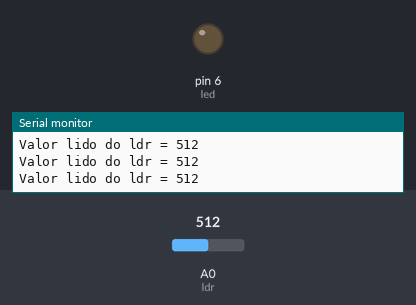
The sketch below on a simulated Arduino Uno, built with avr-gcc and run on an emulated ATmega328P. On the bench: output pins drawn as LEDs (lit = HIGH), the last lines printed to the serial monitor. The test bench sets the inputs (shaded band); at power-on: A0 (ldr) = 512.

Above: at 1.2 s.
1.3 s: A0 (ldr) set to 66
4.3 s: A0 (ldr) set to 53
At 6.6 s:
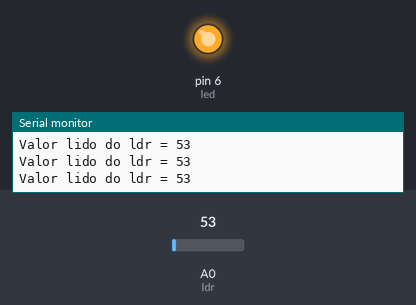
7.3 s: A0 (ldr) set to 70
At 8.2 s:
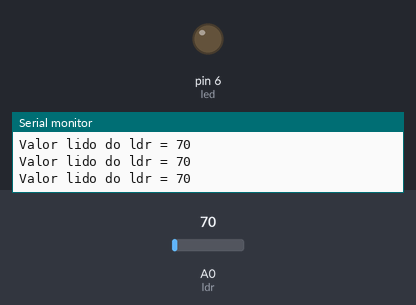
10.3 s: A0 (ldr) set to 50
At 10.67 s:
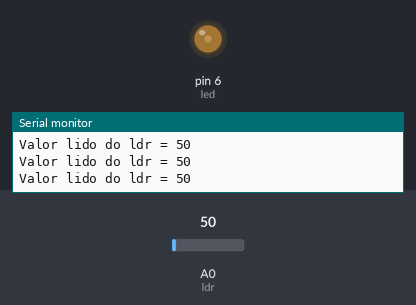
13.3 s: A0 (ldr) set to 1023
At 14.5 s:
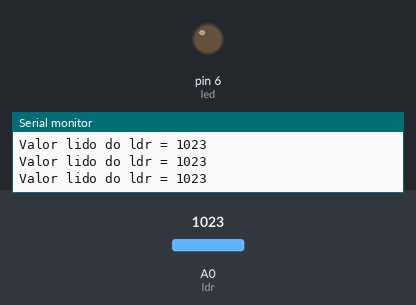
Timing chart, 0 to 15.8 s (numbered marks = the images above; inputs shaded):
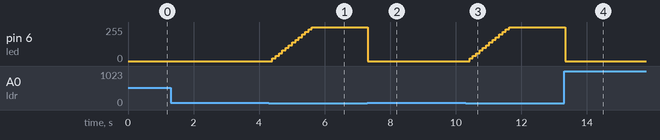

Measured:
- the behaviour switches between 60 and 59 on A0 (ldr) (found by bisection; images 0 and 1)
- after the input at 4.3 s, pin 6 (led): moves from 0/255 to 255/255 over 1.2 s, starting after 0.11 s
- after the input at 7.3 s, pin 6 (led): 255/255 → 0/255 at once
- after the input at 10.3 s, pin 6 (led): moves from 0/255 to 255/255 over 1.2 s, starting after 0.12 s
- after the input at 13.3 s, pin 6 (led): 255/255 → 0/255 at once

The sketch:

sensor-iluminacao.ino
```cpp
const int ldr = 0 ;
const int led = 6 ;
int read_value = 0 ;
int pwm = 0 ;

void setup() {
  Serial.begin( 9600 ) ;
  pinMode( led , OUTPUT ) ;
}

void loop() {
  read_value = analogRead( ldr ) ;

  if ( read_value < 60 ) {
    analogWrite( led , pwm ) ;
    pwm += 20 ;
    delay( 100 ) ;
  }
  else {
    digitalWrite( led , LOW ) ;
    pwm = 0 ;
  }

  if ( pwm > 255 ) {
    pwm = 255 ;
  }

  Serial.print( "Valor lido do ldr = " ) ;
  Serial.println( read_value ) ;
}
```
